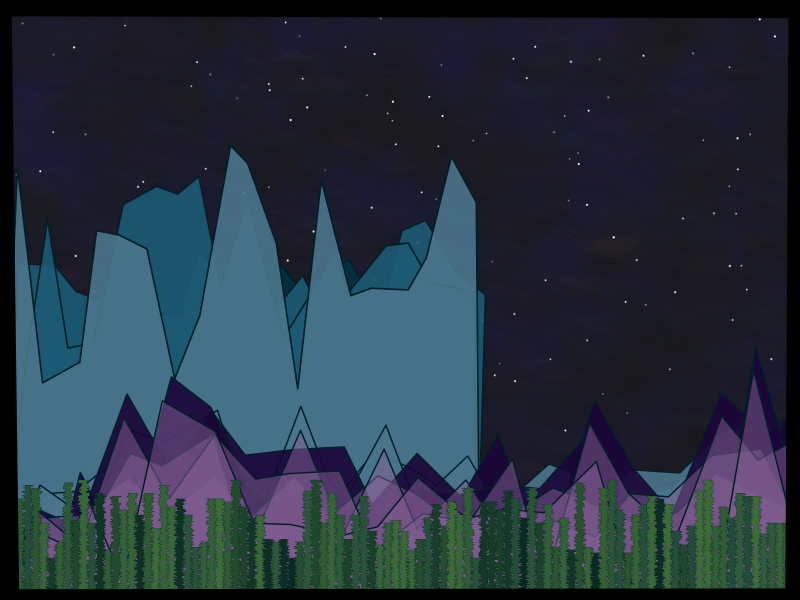

This figure's R source:
## ---- chunk 1
#=============================================================================#
#Library Load-in---------------------------------------------------------------
#=============================================================================#
library(dplyr)
library(purrr)
library(ggplot2)

#=============================================================================#
#Data Set-up-------------------------------------------------------------------
#=============================================================================#

#Sky (Nebula) data#
sky <- tibble(x = seq(0,10, length = 100),
              y = seq(0,10, length = 100)) |>
  expand.grid() 

#Setting a color palette for the sky in the background===
sky_pal <- sample(colorRampPalette(c(rep("#000000",3),rep("#1A0539",5), "#c66c92","#836193","#434a73","#439895","#046c8e",rep("#042047",3)))(nrow(sky)))
sky_size <- sample(15:35, nrow(sky), replace = TRUE)

sky_texture <- sky |>
  mutate(color = sky_pal,
         size = sky_size,
         group = "sky")


#====Stars Data====
stars_grid <- tibble(expand.grid(x = seq(0,10, length.out = 100),
                                 y = seq(0,10, length.out = 100))) 

stars <- slice_sample(stars_grid, n = 200) |>
  mutate(group = "stars")


#====Mountains Data/Functions/Palettes====

# Function that creates one set of mountains====
#THIS IS AN OLD FX I'M NOT MAKING THIS MORE EFFICIENT IDC I'M TIRED 🗣 
mountain_ranger <- function(base,height,rows){
  
  #Creating the first foundation the function will build off of==
  foundation <- tibble(x = c(0, base, seq(base,0, length.out = 20)),
                 y = c(0, 0, height, height+sample(seq(-.2,.8,length.out = 100),18, replace = TRUE), 0))
  
  #Creating an empty list to store the data for the generated mountain ranges==
  mountains <- list()
  
  #Using a for-loop to iterate through the data to create the correct number of rows/ranges we want==
  for(i in seq_along(1:rows)){
    mountains[[i]] <- foundation %>%
      mutate(y = abs(y + c(0, 0, i*(sample(seq(-.8,.8,length.out = 100), nrow(foundation) - 3)), 0)),
             group = i)
  }
  
  #Adding the "group" variable to our original foundation that was created earlier==
  foundation <- foundation %>%
    mutate(group = 0)
  
  #Binding the generated mountain data together==
  mountains <- bind_rows(mountains)
  
  #Binding the generated mountain data and the foundation data together into one data frame==
  range <- rbind(foundation,mountains)
  
  #Returning the data frame to the environment==
  return(range)
}

#Using the custom function to make two sets of ranges===
range <- mountain_ranger(6,5,3)
range2 <- mountain_ranger(10,1.8,3)

#Calculating the total amount of ROWS located within EACH group in each set of ranges==
group_n <- nrow(range)/length(unique(range$group))
group_n2 <- nrow(range2)/length(unique(range2$group))

#Calculating the TOTAL number of GROUPS within each set of ranges==
group_total <- length(unique(range$group))
group_total2 <- length(unique(range2$group))

# Colors for the first range data set==
mountain_pal_range <- sort(rep(sample(c("#011d26","#02303f","#1c5a73","#4a748c","#1A0539","#836193"),group_total, 
                                 replace = TRUE), each = group_n))

# Colors for the second range data set==
mountain_pal_range2 <- sort(rep(sample(c("#011d26","#02303f","#1c5a73","#4a748c","#836193",rep("#1A0539",4)),group_total2, 
                                  replace = TRUE), each = group_n2))


#====Trees Data/Functions/Palettes====
#Creating tree options#
x_trans <- seq(0,9.9, by = .1)
y_trans <- sample(seq(-.8,.5, length = 30), length(x_trans), replace = TRUE)
tree_pal <- sample(colorRampPalette(c("#224b39", "#3D6E38", "#082922"))(length(x_trans)))

tree_opts <- list(x_trans, y_trans, tree_pal)

#Creating tree data#
trees <- pmap_df(tree_opts, ~tibble(x = c(0,.1,
                                          rep(.1,100),
                                          .1,0,
                                          rep(0,100)),
                                    y = c(0,0,
                                          seq(0,1.5 + ..2, length = 100),
                                          1.5 + ..2, 1.5 + ..2,
                                          seq(1.5 + ..2,0, length = 100)),
                                    group = "tree_") |>
                   mutate(x = x + ..1,
                          group = paste0(group,..1),
                          fill = ..3))

#====Frame Data====
# Just our x and y limits#
frame <- tibble(x = c(0,10,10,0,0),
                y = c(0,0,10,10,0),
                group = "frame")

#=============================================================================#
#Final Piece-------------------------------------------------------------------
#=============================================================================#

sky_texture  %>%
  ggplot(aes(x=x,y=y, group = group)) +
  theme_void()+
  theme(panel.background = element_rect(fill = "#000000"))+
  geom_point(color = sky_texture$color,
             size = sky_texture$size,
             alpha = .02) +
  geom_point(data = stars, 
             color = "#ffffff",
             position = position_jitter(width =.05, height = .03), 
             alpha = sample(seq(.2,.9, length.out = 1000),nrow(stars), replace = TRUE),
             size = sample(seq(.02,.2, length.out = 1000),nrow(stars), replace = TRUE))+
  geom_polygon(data = range, 
               fill = mountain_pal_range,
               color = "#011D26", 
               linewidth =.56,
               alpha = .9, 
               position = position_jitter(width = .1)) +
  geom_polygon(data = range2, 
               fill = rev(mountain_pal_range2),
               color = "#011D26", 
               linewidth =.5,
               alpha = .9, 
               position = position_jitter(width = .1)) +
  geom_polygon(data = range2, aes(y = y - .4),
               fill = "#836193",
               color = "#011D26", 
               linewidth =.5,
               alpha = .5, 
               position = position_jitter(width = .1)) +
  geom_polygon(data = trees, 
               color = "#082922", 
               linewidth = .1, 
               fill = trees$fill,
               position = position_jitter(width = .03))+
  geom_path(data = frame, 
            color = "#000000", 
            linewidth = 10, 
            position = position_jitter(width = .1, height = .1))+
  coord_cartesian(xlim = c(0,10), ylim = c(0,10), clip = "on",expand = FALSE) 
